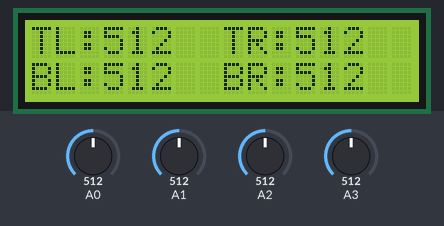
Recording of a sketch running on a simulated Arduino Uno, built with avr-gcc and run on an emulated ATmega328P. Shown: 16×2 character LCD. Inputs (shaded band) come from the test bench; at power-on: A0 = 512, A1 = 512, A2 = 512, A3 = 512.

Above: at 4.3 s.
4.4 s: A0 set to 716
At 5.4 s:
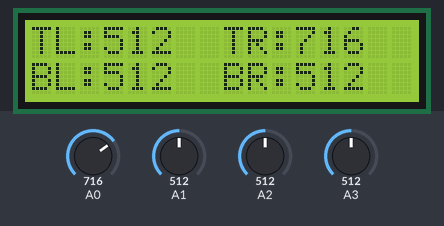
6.0 s: A1 set to 716
At 7.0 s:
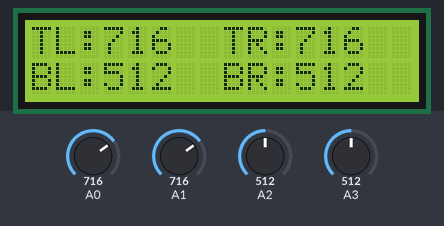
7.6 s: A2 set to 716
At 8.5 s:
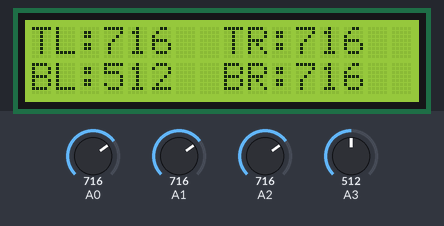
9.2 s: A3 set to 716
At 9.8 s:
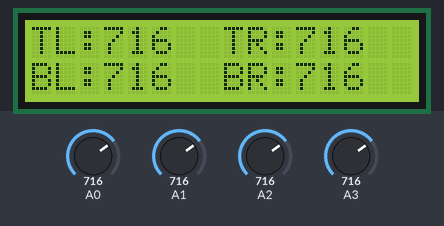
10.8 s: A0 set to 992
At 11.7 s:
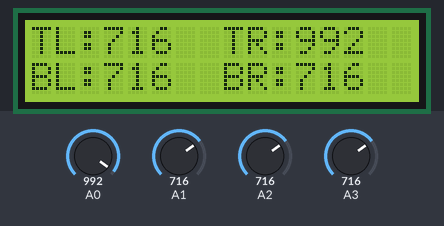
12.5 s: A1 set to 992
At 13.2 s:
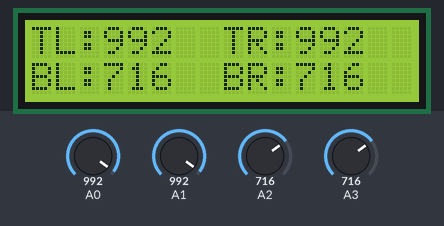
Timing chart, 0 to 15.1 s (numbered marks = the images above; inputs shaded):
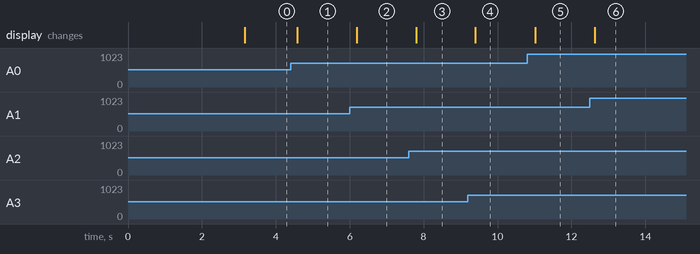

Measured:
- after the input at 4.4 s, the display: changes after 0.18 s (image 1)
- after the input at 6.0 s, the display: changes after 0.19 s (image 2)
- after the input at 7.6 s, the display: changes after 0.20 s (image 3)
- after the input at 9.2 s, the display: changes after 0.20 s (image 4)
- after the input at 10.8 s, the display: changes after 0.22 s (image 5)
- after the input at 12.5 s, the display: changes after 0.12 s (image 6)

The sketch:

external_pyranometer_tracker_lcd.ino
```cpp
/*   Closed-loop LDR-based quadrant solar tracker
 *    Hitachi HD44780 LCD output
 *
 *   Michael Lipski
 *   AOPL
 *   Summer 2016
 *
 *   Uses four CdS photoresistors to track the sun.  Intended for coarse tracking for the pyranometer tube.
 */

#include <LiquidCrystal.h>

#include <zaberx.h>

#include <SoftwareSerial.h>

//    Feedback variables
int topR = 0;       // top right photoresistor
int topL = 1;       // top left photoresistor
int bottomR = 2;    // bottom right photoresistor
int bottomL = 3;    // bottom left photoresistor

int dLay = 200;   //time between incremental movement and photoresistor voltage read
int iter8 = 100;   //number of reads the photoresistor voltage is averaged over

int threshold = 10;   // Differences between ADC readings that are below this value do not trigger movement

//    Zaber rotational stage variables
byte command[6];
char reply[6];
long replyData;

int azimuth = 1;    // Device ID of azimuth stage
int zenith = 2;     // Device ID of elevation stage

long azimPos = 0;   // Variable which tracks the absolute position of the azimuth stage (in microsteps)
long zeniPos = 0;   // Variable which tracks the absolute position of the elevation stage (in microsteps)

int homer = 1;      // home the stage
int renumber = 2;   // renumber all devices in the chain
int moveAbs = 20;   // move absolute
int moveRel = 21;   // move relative
int stopMove = 23;  // Stop
int speedSet = 42;    // Speed to target = 0.00219727(V) degrees/sec (assuming 64 microstep resolution)
int getPos = 60;      // Query the device for its position
int storePos = 16;    // Position can be stored in registers 0 to 15
int returnPos = 17;   // returns the value (in microsteps) of the position stored in the indicated register
int move2Pos = 18;    // move to the position stored in the indicated register
int reset = 0;        // akin to toggling device power

const unsigned int intervalShort = 200;   // Period of feedback iterations

unsigned long currentMillis = 0;
unsigned long previousMillis = 0;

//On Mega, RX must be one of the following: pin 10-15, 50-53, A8-A15
int RXPin = 4;
int TXPin = 5;

LiquidCrystal lcd(8, 9, 10, 11, 12, 13);      // (RS, enable, D4, D5, D6, D7)

SoftwareSerial rs232(RXPin, TXPin);   //RX, TX

void setup()
{
  // begin communication with LCD
  lcd.begin(16, 2);     // (columns, rows)

  //  Start software serial port with Zaber rotational stage
  rs232.begin(9600);

  //analogReference(EXTERNAL);

  delay(1000);

  replyData = sendCommand(0, renumber, 0);
  delay(1000);
  replyData = sendCommand(0, speedSet, 4551);   // Set speed to 10 degrees/sec
  delay(1000);

}

void loop()
{
  currentMillis = millis();
  if(currentMillis - previousMillis > intervalShort)
  {
    previousMillis = currentMillis;
    quadrant(stepsD(0.2));
  }
}

long sendCommand(int device, int com, long data)
{
   unsigned long data2;
   unsigned long temp;
   unsigned long repData;
   long replyNeg;
   float replyFloat;
   byte dumper[1];

   // Building the six command bytes
   command[0] = byte(device);
   command[1] = byte(com);
   if(data < 0)
   {
     data2 = data + quad;
   }
   else
   {
     data2 = data;
   }
   temp = data2 / cubed;
   command[5] = byte(temp);
   data2 -= (cubed * temp);
   temp = data2 / squared;
   command[4] = byte(temp);
   data2 -= (squared * temp);
   temp = data2 / 256;
   command[3] = byte(temp);
   data2 -= (256 * data2);
   command[2] = byte(data2);

   // Clearing serial buffer
   while(rs232.available() > 0)
   {
     rs232.readBytes(dumper, 1);
   }

   // Sending command to stage(s)
   rs232.write(command, 6);

   delay(20);

   // Reading device reply
   if(rs232.available() > 0)
   {
     rs232.readBytes(reply, 6);
   }

   replyFloat = (cubed * float(reply[5])) + (squared * float(reply[4])) + (256 * float(reply[3])) + float(reply[2]);
   repData = long(replyFloat);

   if(reply[5] > 127)
   {
     replyNeg = repData - quad;
   }

   /*
   // Printing full reply bytes as well as reply data in decimal
   Serial.print(reply[0]);
   Serial.print(' ');
   Serial.print(reply[1]);
   Serial.print(' ');
   Serial.print(reply[2]);
   Serial.print(' ');
   Serial.print(reply[3]);
   Serial.print(' ');
   Serial.print(reply[4]);
   Serial.print(' ');
   Serial.println(reply[5]);
   Serial.print("\tData:");
   */
   if(reply[5] > 127)
   {
     //Serial.println(replyNeg);
     return replyNeg;
   }
   else
   {
     //Serial.println(repData);
     return repData;
   }
}

void quadrant(long increment)
{
  // Find voltages from photoresistor voltage divider
  int vTR = readAnalog(topR, iter8);   // voltage from top right photoresistor
  int vTL = readAnalog(topL, iter8);    // voltage from top left photoresistor
  int vBR = readAnalog(bottomR, iter8);    // voltage from bottom right photoresistor
  int vBL = readAnalog(bottomL, iter8);    // voltage from bottom left photoresistor

  lcd.clear();
  lcd.setCursor(0, 0);
  lcd.print("TL:");
  lcd.print(vTL);
  lcd.setCursor(8, 0);
  lcd.print("TR:");
  lcd.print(vTR);
  lcd.setCursor(0, 1);
  lcd.print("BL:");
  lcd.print(vBL);
  lcd.setCursor(8, 1);
  lcd.print("BR:");
  lcd.print(vBR);

  // Find average values
  int top = (vTR + vTL) / 2;      // average of top right and top left voltages
  int bottom = (vBR + vBL) / 2;   // average of bottom right and bottom left voltages
  int right = (vTR + vBR) / 2;    // average of top right and bottom right voltages
  int left = (vTL + vBL) / 2;     // average of top left and bottom left voltages

  // Compare average values and decide whether or not to move and, if so, in which directions
  if(abs(top - bottom) > threshold)
  {
    if(top > bottom)
    {
      replyData = sendCommand(zenith, moveRel, (-1)*increment);
    }
    else if(top < bottom)
    {
      replyData = sendCommand(zenith, moveRel, increment);
    }
  }

  if(abs(right - left) > threshold)
  {
    if(right > left)
    {
      replyData = sendCommand(azimuth, moveRel, increment);
    }
    else if(right < left)
    {
      replyData = sendCommand(azimuth, moveRel, (-1)*increment);
    }
  }
}
```
